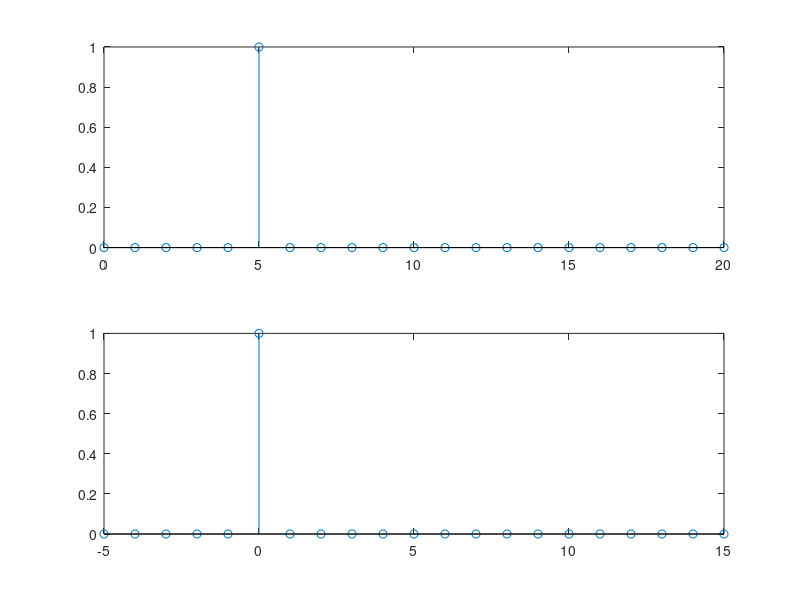

Reproduce this figure in MATLAB.
function ex4a()
   n = 0:20;
   m = -5:15;
   z = zeros(1,21);
   z(6) = 1; % vectorul specificat
   
   figure
   subplot(2,1,1);
   stem(n,z);
   subplot(2,1,2);
   stem(m,z);
   
end